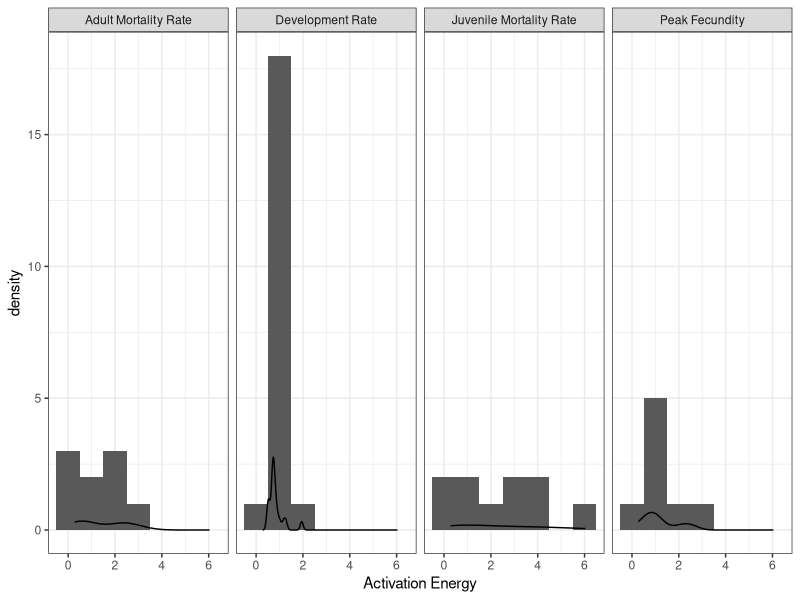

Recreate this plot in R. (Note: this script raises an error after producing the figure.)
###Get histograms of all paramters

rm(list=ls())
graphics.off()

##Packages##
library(ggplot2)
library(tidyverse)

##Read in data ##
alpha  <- as_tibble(read.csv('alpha_Tpks_AllParams.csv', header = TRUE))
zj     <- as_tibble(read.csv('zj_Tpks_AllParams.csv', header = TRUE))
z      <- as_tibble(read.csv('z_Tpks_AllParams.csv', header = TRUE))
bpk    <- as_tibble(read.csv('bpk_Tpks_AllParams.csv', header = TRUE))

toptz  <- rbind(alpha,zj,z,bpk)

### activation energy###
topte <- filter(toptz, param =="e" )
write.csv(topte, file="../data/e_Estimate.csv")

topte <- mutate(topte, trait = case_when(trait =="adult mortality rate" ~ "Adult Mortality Rate",
                                 trait == "fecundity" ~ "Peak Fecundity",
                                 trait == "juvenile development rate" ~ "Development Rate",
                                 trait == "juvenile mortality rate" ~ "Juvenile Mortality Rate"))


eplot <- ggplot(topte, aes(x=estimate))+
  theme_bw()+
  labs(x="Activation Energy")+
  geom_histogram(position="identity", binwidth=1)+
  geom_density()+
  facet_grid(.~trait)
eplot

ggsave("../results/eHist.pdf",eplot, width = 20, height = 10, units = "cm")

TraitLevel <- c("Juvenile Mortality Rate", "Adult Mortality Rate","Peak Fecundity","Development Rate" )
topte$trait <- as.character(topte$trait)
topte$trait <- factor(topte$trait, levels = )

fig3a <- ggplot(topte, aes(estimate, species, shape=trait, colour=trait,fill=trait)) +
  geom_errorbar(aes(xmin = conf_lower, xmax = conf_upper),width=0.35,size=0.35) +
  geom_point(size = 2.5, col="#000000",stroke=0.1)+
  theme_bw(base_size = 12.5) +
  theme(axis.title.y = element_blank())+
  scale_x_continuous(expression(plain("Activation Energy")),
                     limits =c(-20,30),
                     expand = c(0, 0),
                     breaks=seq(-20,36, by=4))+
  scale_fill_manual(values = c("#1f78b4","#a6cee3","#fdb863","#e66101"),
                    name=expression(bold("")),
                    guide = guide_legend(nrow = 1,ncol =4,
                                         direction = "vertical",
                                         title.position = "top",
                                         title.hjust=0.5))+
  scale_colour_manual(values = c("#1f78b4","#a6cee3","#fdb863","#e66101"),
                      name=expression(bold("")),
                      guide = guide_legend(nrow=1,ncol=4,
                                           direction = "vertical",
                                           title.position = "top",
                                           title.hjust=0.5))+
  scale_shape_manual(values = c(21,22,23,24),
                     name=expression(bold("")),
                     guide = guide_legend(nrow = 1,ncol =4,
                                          direction = "vertical",
                                          title.position = "top",
                                          title.hjust=0.5))+
  theme(legend.position = c(0.35,-0.1),legend.text = element_text(size = 8.5),
        axis.text.y = element_text(face = 'italic'))+
  theme(text=element_text(family="Times"))+
  theme(legend.margin=margin(t = -0.4, unit='cm'))

fig3a
ggsave("../results/eMismatch.pdf",fig3a, width = 20, height = 14, units = "cm")


###Get activation energy old fashioned way using LM##
df <- read.csv("mismatch_dat.csv") %>%
  rename(temp = ambienttemp,species = interactor1, trait=standardisedtraitname) %>%
  select(curve_ID, species, temp, trait, standardisedtraitvalue, stage)%>%
  rename(rate = standardisedtraitvalue)%>%
  mutate(rate= ifelse(rate==0, 10^-6, rate))%>%
  mutate(trait=case_when(trait=="Female Mortality Rate"~ "adult mortality rate",
                         trait=="Juvenile Development Rate"~"juvenile development rate",
                         trait=="Juvenile Mortality Rate" ~"juvenile mortality rate",
                         trait=="Fecundity Rate"~"fecundity"))

##get index
df <- df %>%
  group_by(species,trait) %>%
  mutate(curve_ID = cur_group_id()) %>%
  ungroup() %>%
  arrange(curve_ID)

#all unique curves
# Curves <- unique(df$curve_ID)

GetActivation <- function(df){
  ##get topt
  # browser()
  toptDF <- filter(toptz, toptz$trait==df$trait[1]&toptz$species==df$species[1])
  topt <- toptDF$estimate[which(toptDF$param=="topt")]
  e <- toptDF$estimate[which(toptDF$param=="e")]
  
  if(any(df$trait[1]%in% c("juvenile development rate","fecundity" ))){
    #normal sharpe schollfield
    CalcDF <- filter(df, df$temp<topt)
  }else{
    #reverse sharpe
    # df$rate <- 1/df$rate
    CalcDF <- filter(df, df$temp>topt)

  }

  Boltz <- 0.00008617
  CalcDF$InvT <- 1/((CalcDF$temp+273.15)*Boltz)
  out <- lm(log(CalcDF$rate)~CalcDF$InvT)
  NewE <- -coef(out)[2]
  #browser()
  plot(df$temp,df$rate)
  plot(CalcDF$temp,CalcDF$rate)
  plot(CalcDF$InvT, log(CalcDF$rate))
  
  if(is.null(e)){e <- NA}
    
  return(c(df$species[1],df$trait[1],e,NewE))
}

##Calc E
DFList <- split(df, f=df$curve_ID)
# GetActivation(DFList[[2]])
out <- lapply(DFList, GetActivation)
eDF <- data.frame(do.call(rbind,out))
# plot(eDF$V3,eDF$CalcDF.InvT)
# lines(1:10,1:10)

plot(eDF$V3, eDF$CalcDF.InvT, xlab="Old e", ylab="New e")

abline(a=1:20,b=1:20)

